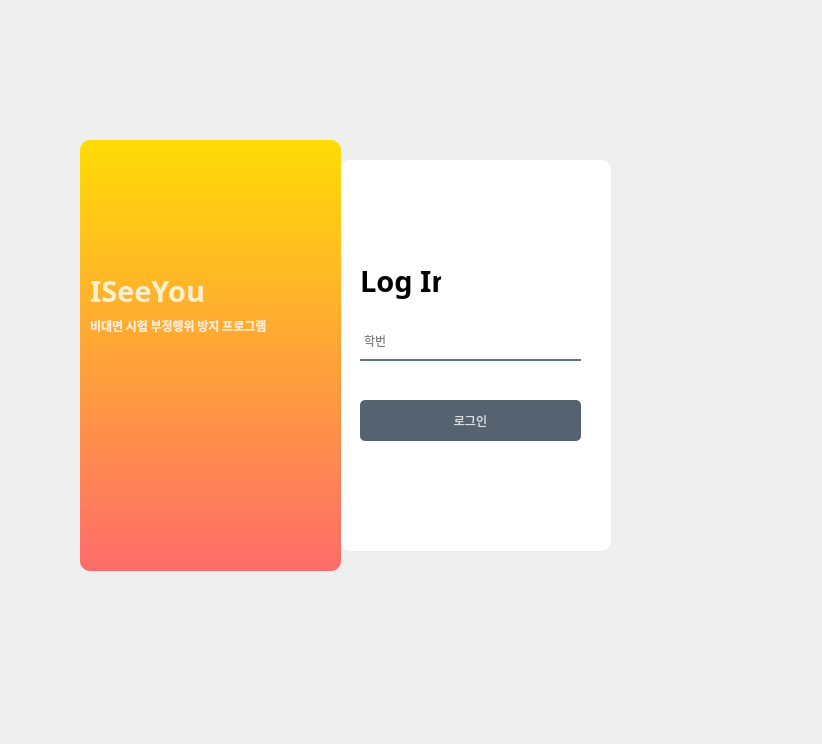
<?xml version="1.0" encoding="UTF-8"?>
<ui version="4.0">
 <class>Form</class>
 <widget class="QWidget" name="Form">
  <property name="geometry">
   <rect>
    <x>0</x>
    <y>0</y>
    <width>822</width>
    <height>744</height>
   </rect>
  </property>
  <property name="windowTitle">
   <string>Form</string>
  </property>
  <property name="styleSheet">
   <string notr="true">QPushButton#pushButton{
	background-color:rgba(85,98,112,255);
	color:rgba(255,255,255,200);
	border-radius:5px;
}
QPushButton#pushButton:pressed{
	padding-left:5px;
	padding-top:5px;
	background-color:rgba(225,200,5,1);
	background-position:calc(100% - 10px)center;
}
QPushButton#pushButton:hover{
	background-color:rgba(255,200,0,1);
}</string>
  </property>
  <widget class="QLabel" name="label">
   <property name="geometry">
    <rect>
     <x>340</x>
     <y>160</y>
     <width>271</width>
     <height>391</height>
    </rect>
   </property>
   <property name="styleSheet">
    <string notr="true">background-color:rgba(255,255,255,255);
border-radius:10px;</string>
   </property>
   <property name="text">
    <string/>
   </property>
  </widget>
  <widget class="QLabel" name="label_2">
   <property name="geometry">
    <rect>
     <x>80</x>
     <y>140</y>
     <width>261</width>
     <height>431</height>
    </rect>
   </property>
   <property name="styleSheet">
    <string notr="true">background-color: qlineargradient(spread:pad, x1:0, y1:0, x2:0, y2:1, stop:0 rgba(255, 220, 5, 255), stop:1 rgba(255, 107, 107, 255));
border-radius:10px;</string>
   </property>
   <property name="text">
    <string/>
   </property>
  </widget>
  <widget class="QLabel" name="label_3">
   <property name="geometry">
    <rect>
     <x>360</x>
     <y>260</y>
     <width>81</width>
     <height>41</height>
    </rect>
   </property>
   <property name="font">
    <font>
     <family>Agency FB</family>
     <pointsize>22</pointsize>
     <weight>75</weight>
     <bold>true</bold>
    </font>
   </property>
   <property name="text">
    <string>Log In</string>
   </property>
  </widget>
  <widget class="QLineEdit" name="lineEdit">
   <property name="geometry">
    <rect>
     <x>360</x>
     <y>320</y>
     <width>221</width>
     <height>41</height>
    </rect>
   </property>
   <property name="styleSheet">
    <string notr="true">background-color:rgba(0,0,0,0);
border:2px solid rgba(0,0,0,0);
border-bottom-color:rgba(46,82,101,200);
color:rgb(0,0,0);
padding-bottim:7px;</string>
   </property>
   <property name="placeholderText">
    <string>학번</string>
   </property>
  </widget>
  <widget class="QPushButton" name="pushButton">
   <property name="geometry">
    <rect>
     <x>360</x>
     <y>400</y>
     <width>221</width>
     <height>41</height>
    </rect>
   </property>
   <property name="styleSheet">
    <string notr="true"/>
   </property>
   <property name="text">
    <string>로그인</string>
   </property>
  </widget>
  <widget class="QLabel" name="label_4">
   <property name="geometry">
    <rect>
     <x>90</x>
     <y>270</y>
     <width>131</width>
     <height>41</height>
    </rect>
   </property>
   <property name="font">
    <font>
     <family>에스코어 드림 9 Black</family>
     <pointsize>22</pointsize>
     <weight>75</weight>
     <bold>true</bold>
    </font>
   </property>
   <property name="styleSheet">
    <string notr="true">color:rgba(255,255,255,200);</string>
   </property>
   <property name="text">
    <string>ISeeYou</string>
   </property>
  </widget>
  <widget class="QLabel" name="label_5">
   <property name="geometry">
    <rect>
     <x>90</x>
     <y>300</y>
     <width>211</width>
     <height>51</height>
    </rect>
   </property>
   <property name="font">
    <font>
     <family>에스코어 드림 9 Black</family>
     <weight>75</weight>
     <bold>true</bold>
    </font>
   </property>
   <property name="styleSheet">
    <string notr="true">color:rgba(255,255,255,200);</string>
   </property>
   <property name="text">
    <string>비대면 시험 부정행위 방지 프로그램</string>
   </property>
  </widget>
  <widget class="QLabel" name="label_6">
   <property name="geometry">
    <rect>
     <x>500</x>
     <y>500</y>
     <width>101</width>
     <height>41</height>
    </rect>
   </property>
   <property name="text">
    <string>&lt;html&gt;&lt;head/&gt;&lt;body&gt;&lt;p&gt;&lt;img src=&quot;:/image/세종.jpg&quot;/&gt;&lt;/p&gt;&lt;/body&gt;&lt;/html&gt;</string>
   </property>
  </widget>
 </widget>
 <resources>
  <include location="../../../../Desktop/res.qrc"/>
  <include location="res.qrc"/>
 </resources>
 <connections/>
</ui>
